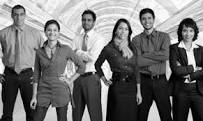
#> input picture images/4.png, 203 x 121 px
$ python test.py
#> lines starting #> are read from the running program, lines starting #| are printed output that depends on the picture
import numpy as np
import cv2
from matplotlib import pyplot as plt

img = cv2.imread('images/4.png')
#> img is the input picture: shape (121, 203, 3); min 0, max 255, mean 115.8
b,g,r = cv2.split(img)           # get b,g,r
rgb_img = cv2.merge([r,g,b])     # switch it to rgb

# Denoising
dst = cv2.fastNlMeansDenoisingColored(img,None,10,10,7,21)
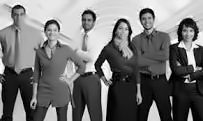
#> dst: shape (121, 203, 3); mean B, G, R 115.5, 115.6, 115.5

b,g,r = cv2.split(dst)           # get b,g,r
rgb_dst = cv2.merge([r,g,b])     # switch it to rgb

plt.subplot(211),plt.imshow(rgb_img)
plt.subplot(212),plt.imshow(rgb_dst)
plt.show()
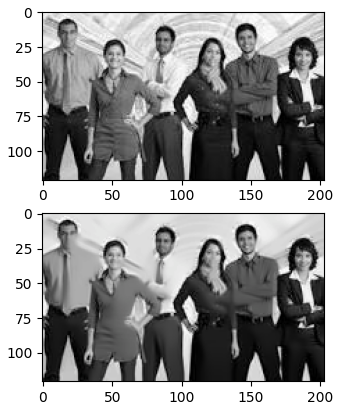
#> figure drawn by matplotlib, 2 panels

$ run again, with images/2.png copied over images/4.png
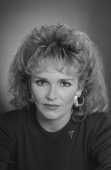
#> input picture images/2.png, 111 x 170 px
#> img is the input picture: shape (170, 111, 3); min 16, max 252, mean 82.6
#> `plt.show()`:
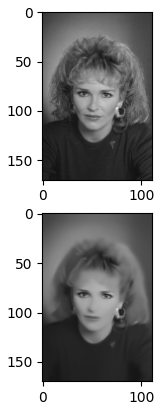
#> figure drawn by matplotlib, 2 panels
